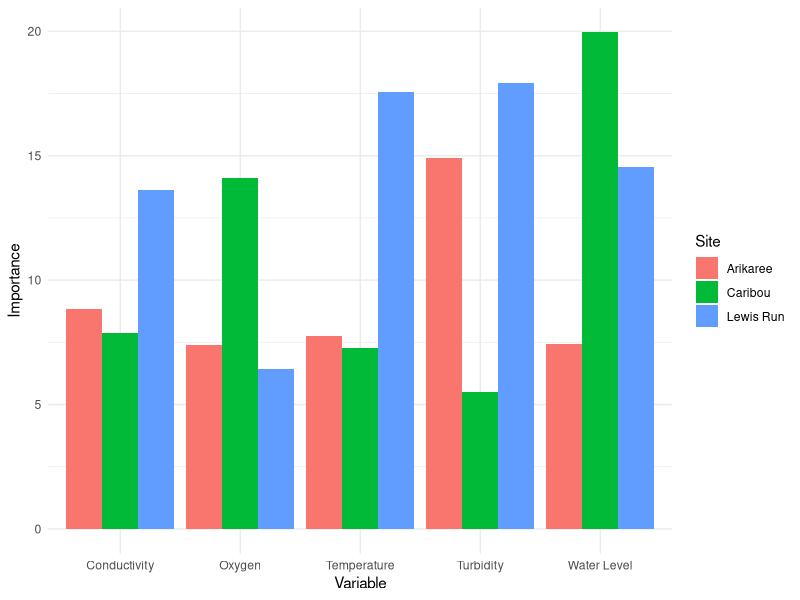

Write R code to recreate this figure.
## ---- chunk 1
#| echo: false
# Model performance summary
knitr::kable(
  data.frame(
    Site = c("Arikaree", "Caribou", "Lewis Run"),
    `GAM only` = c(0.80, 0.75, 0.85),
    `GAM + ARIMA` = c(0.98, 0.99, 0.99)
  ),
  caption = "Table 1. Model performance by site (proportion of variation explained)."
)

## ---- chunk 2
#| echo: false
# Placeholder example, replace with real data if available
library(ggplot2)
df <- data.frame(
  Site = rep(c("Arikaree","Caribou","Lewis Run"), each=5),
  Variable = rep(c("Conductivity","Oxygen","Temperature","Turbidity","Water Level"), 3),
  Importance = runif(15, 5, 20)
)
ggplot(df, aes(x=Variable, y=Importance, fill=Site)) +
  geom_col(position="dodge") +
  theme_minimal()
